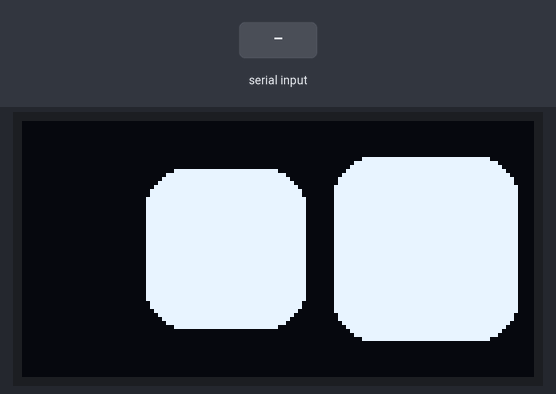
A sketch run on a simulated ESP8266 (NodeMCU). Parts: 128×64 one-colour display. The inputs (shaded band) are chosen by the test bench. Random numbers use the default seed unless the sketch sets one; what the sketch prints to the serial monitor is not drawn.

Above: at 7.2 s.
7.3 s: "A,45\n" received over Serial
At 9.19 s:
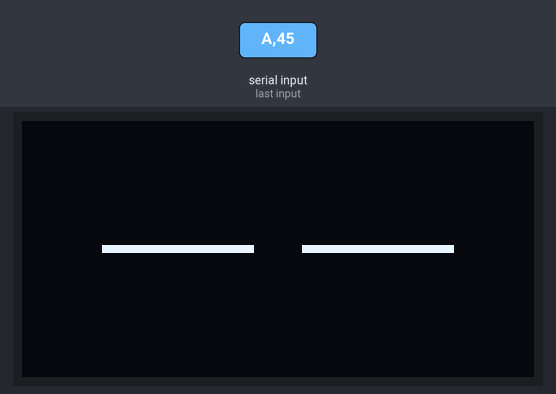
10.8 s: "A90\n" received over Serial
At 12.6 s:
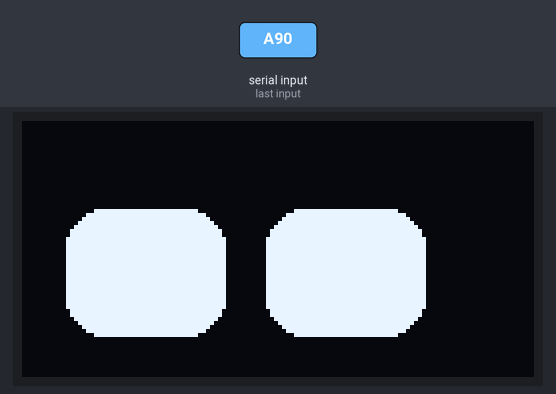
Timing chart, 0 to 14.1 s (numbered marks = the images above; inputs shaded):
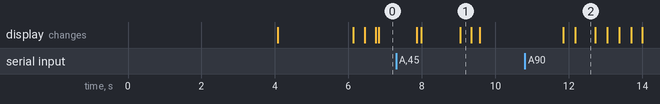

The sketch:

shakale.ino
```cpp
#include <Wire.h>
#include <Adafruit_GFX.h>
#include <Adafruit_SSD1306.h>

#define SCREEN_WIDTH 128 // OLED display width, in pixels
#define SCREEN_HEIGHT 64 // OLED display height, in pixels

// I2C pins for WeMos D1 Mini
#define SDA_PIN 4  // GPIO4
#define SCL_PIN 5  // GPIO5

// Declaration for an SSD1306 display connected to I2C
#define OLED_RESET     -1 // Reset pin # (or -1 if sharing Arduino reset pin)
#define SCREEN_ADDRESS 0x3C ///< See datasheet for Address; 0x3D for 128x64, 0x3C for 128x32
Adafruit_SSD1306 display(SCREEN_WIDTH, SCREEN_HEIGHT, &Wire, OLED_RESET);

// states for demo
int demo_mode = 1;
static const int max_animation_index = 8;
int current_animation_index = 0;

// reference state
int ref_eye_height = 40;
int ref_eye_width = 40;
int ref_space_between_eye = 10;
int ref_corner_radius = 10;
// current state of the eyes
int left_eye_height = ref_eye_height;
int left_eye_width = ref_eye_width;
int left_eye_x = 32;
int left_eye_y = 32;
int right_eye_x = 32 + ref_eye_width + ref_space_between_eye;
int right_eye_y = 32;
int right_eye_height = ref_eye_height;
int right_eye_width = ref_eye_width;

void draw_eyes(bool update = true)
{
    display.clearDisplay();
    // draw from center
    int x = int(left_eye_x - left_eye_width / 2);
    int y = int(left_eye_y - left_eye_height / 2);
    display.fillRoundRect(x, y, left_eye_width, left_eye_height, ref_corner_radius, SSD1306_WHITE);
    x = int(right_eye_x - right_eye_width / 2);
    y = int(right_eye_y - right_eye_height / 2);
    display.fillRoundRect(x, y, right_eye_width, right_eye_height, ref_corner_radius, SSD1306_WHITE);
    if (update)
    {
        display.display();
    }
}

void center_eyes(bool update = true)
{
    // move eyes to the center of the display, defined by SCREEN_WIDTH, SCREEN_HEIGHT
    left_eye_height = ref_eye_height;
    left_eye_width = ref_eye_width;
    right_eye_height = ref_eye_height;
    right_eye_width = ref_eye_width;

    left_eye_x = SCREEN_WIDTH / 2 - ref_eye_width / 2 - ref_space_between_eye / 2;
    left_eye_y = SCREEN_HEIGHT / 2;
    right_eye_x = SCREEN_WIDTH / 2 + ref_eye_width / 2 + ref_space_between_eye / 2;
    right_eye_y = SCREEN_HEIGHT / 2;

    draw_eyes(update);
}

void blink(int speed = 12)
{
    draw_eyes();
    for (int i = 0; i < 3; i++)
    {
        left_eye_height = left_eye_height - speed;
        right_eye_height = right_eye_height - speed;
        draw_eyes();
        delay(1);
    }
    for (int i = 0; i < 3; i++)
    {
        left_eye_height = left_eye_height + speed;
        right_eye_height = right_eye_height + speed;
        draw_eyes();
        delay(1);
    }
}

void sleep()
{
    left_eye_height = 2;
    right_eye_height = 2;
    draw_eyes(true);
}

void wakeup()
{
    sleep();
    for (int h = 0; h <= ref_eye_height; h += 2)
    {
        left_eye_height = h;
        right_eye_height = h;
        draw_eyes(true);
    }
}

void happy_eye()
{
    center_eyes(false);
    // draw inverted triangle over eye lower part
    int offset = ref_eye_height / 2;
    for (int i = 0; i < 10; i++)
    {
        display.fillTriangle(left_eye_x - left_eye_width / 2 - 1, left_eye_y + offset, left_eye_x + left_eye_width / 2 + 1, left_eye_y + 5 + offset, left_eye_x - left_eye_width / 2 - 1, left_eye_y + left_eye_height + offset, SSD1306_BLACK);
        display.fillTriangle(right_eye_x + right_eye_width / 2 + 1, right_eye_y + offset, right_eye_x - left_eye_width / 2 - 1, right_eye_y + 5 + offset, right_eye_x + right_eye_width / 2 + 1, right_eye_y + right_eye_height + offset, SSD1306_BLACK);
        offset -= 2;
        display.display();
        delay(1);
    }
    display.display();
    delay(1000);
}

void saccade(int direction_x, int direction_y)
{
    // quick movement of the eye, no size change. stay at position after movement, will not move back,  call again with opposite direction
    // direction == -1 :  move left
    // direction == 1 :  move right
    int direction_x_movement_amplitude = 8;
    int direction_y_movement_amplitude = 6;
    int blink_amplitude = 8;

    for (int i = 0; i < 1; i++)
    {
        left_eye_x += direction_x_movement_amplitude * direction_x;
        right_eye_x += direction_x_movement_amplitude * direction_x;
        left_eye_y += direction_y_movement_amplitude * direction_y;
        right_eye_y += direction_y_movement_amplitude * direction_y;

        right_eye_height -= blink_amplitude;
        left_eye_height -= blink_amplitude;
        draw_eyes();
        delay(1);
    }

    for (int i = 0; i < 1; i++)
    {
        left_eye_x += direction_x_movement_amplitude * direction_x;
        right_eye_x += direction_x_movement_amplitude * direction_x;
        left_eye_y += direction_y_movement_amplitude * direction_y;
        right_eye_y += direction_y_movement_amplitude * direction_y;

        right_eye_height += blink_amplitude;
        left_eye_height += blink_amplitude;

        draw_eyes();
        delay(1);
    }
}

void move_right_big_eye()
{
    move_big_eye(1);
}
void move_left_big_eye()
{
    move_big_eye(-1);
}
void move_big_eye(int direction)
{
    // direction == -1 :  move left
    // direction == 1 :  move right

    int direction_oversize = 1;
    int direction_movement_amplitude = 2;
    int blink_amplitude = 5;

    for (int i = 0; i < 3; i++)
    {
        left_eye_x += direction_movement_amplitude * direction;
        right_eye_x += direction_movement_amplitude * direction;
        right_eye_height -= blink_amplitude;
        left_eye_height -= blink_amplitude;
        if (direction > 0)
        {
            right_eye_height += direction_oversize;
            right_eye_width += direction_oversize;
        }
        else
        {
            left_eye_height += direction_oversize;
            left_eye_width += direction_oversize;
        }

        draw_eyes();
        delay(1);
    }
    for (int i = 0; i < 3; i++)
    {
        left_eye_x += direction_movement_amplitude * direction;
        right_eye_x += direction_movement_amplitude * direction;
        right_eye_height += blink_amplitude;
        left_eye_height += blink_amplitude;
        if (direction > 0)
        {
            right_eye_height += direction_oversize;
            right_eye_width += direction_oversize;
        }
        else
        {
            left_eye_height += direction_oversize;
            left_eye_width += direction_oversize;
        }
        draw_eyes();
        delay(1);
    }

    delay(1000);

    for (int i = 0; i < 3; i++)
    {
        left_eye_x -= direction_movement_amplitude * direction;
        right_eye_x -= direction_movement_amplitude * direction;
        right_eye_height -= blink_amplitude;
        left_eye_height -= blink_amplitude;
        if (direction > 0)
        {
            right_eye_height -= direction_oversize;
            right_eye_width -= direction_oversize;
        }
        else
        {
            left_eye_height -= direction_oversize;
            left_eye_width -= direction_oversize;
        }
        draw_eyes();
        delay(1);
    }
    for (int i = 0; i < 3; i++)
    {
        left_eye_x -= direction_movement_amplitude * direction;
        right_eye_x -= direction_movement_amplitude * direction;
        right_eye_height += blink_amplitude;
        left_eye_height += blink_amplitude;
        if (direction > 0)
        {
            right_eye_height -= direction_oversize;
            right_eye_width -= direction_oversize;
        }
        else
        {
            left_eye_height -= direction_oversize;
            left_eye_width -= direction_oversize;
        }
        draw_eyes();
        delay(1);
    }

    center_eyes();
}

void setup()
{
    // Initialize OLED display
    Wire.begin(SDA_PIN, SCL_PIN);  // Initialize I2C on WeMos D1 Mini
    display.begin(SSD1306_SWITCHCAPVCC, SCREEN_ADDRESS);

    // For serial communication
    Serial.begin(115200);

    // Show initial display buffer contents on the screen
    display.clearDisplay();
    display.setTextSize(1);             // Normal 1:1 pixel scale
    display.setTextColor(SSD1306_WHITE);        // Draw white text
    display.setCursor(0, 0);             // Start at top-left corner
    display.println(F("Hello Human Aryan :D"));
    display.display();
    delay(4000);

    sleep();
    delay(2000);
}

void launch_animation_with_index(int animation_index)
{
    if (animation_index > max_animation_index)
    {
        animation_index = 8;
    }

    switch (animation_index)
    {
    case 0:
        wakeup();
        break;
    case 1:
        center_eyes(true);
        break;
    case 2:
        move_right_big_eye();
        break;
    case 3:
        move_left_big_eye();
        break;
    case 4:
        blink(10);
        break;
    case 5:
        blink(20);
        break;
    case 6:
        happy_eye();
        break;
    case 7:
        sleep();
        break;
    case 8:
        center_eyes(true);
        for (int i = 0; i < 20; i++)
        {
            int dir_x = random(-1, 2);
            int dir_y = random(-1, 2);
            saccade(dir_x, dir_y);
            delay(1);
            saccade(-dir_x, -dir_y);
            delay(1);
        }
        break;
    }
}

void loop()
{
    if (demo_mode == 1)
    {
        // cycle animations
        launch_animation_with_index(current_animation_index++);
        if (current_animation_index > max_animation_index)
        {
            current_animation_index = 0;
        }
    }

    // Check for serial input
    if (Serial.available())
    {
        String data = Serial.readString();
        data.trim();
        char cmd = data[0];

        if (cmd == 'A')
        {
            demo_mode = 0;
            String arg = data.substring(1, data.length());
            int anim = arg.toInt();
            launch_animation_with_index(anim);
            Serial.print(cmd);
            Serial.print(arg);
        }
    }
}
```

Measured:
- after the input at 10.8 s, the display: first changes after 1.1 s (image 2 shows a later state)
- what the display in image 2 shows lasts 0.5 s, from 12.2 s to 12.7 s
